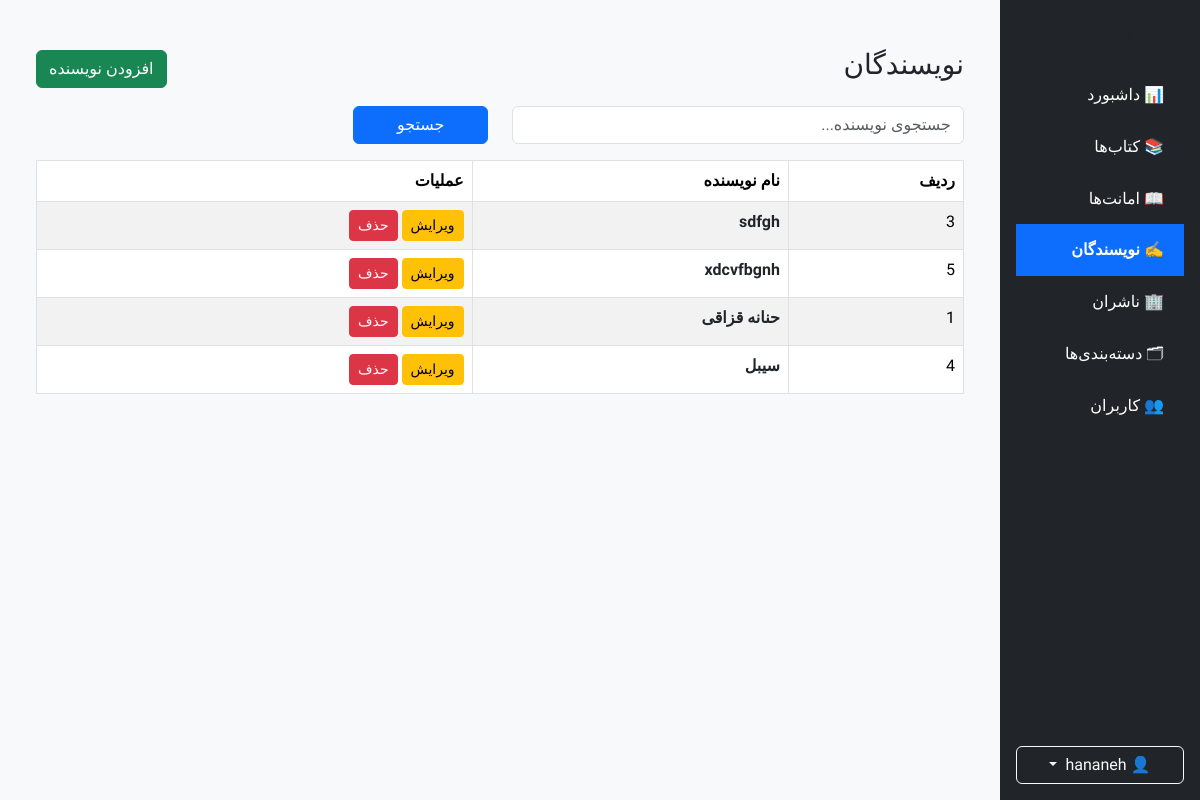
The page /authors/ (signed in) on the database as committed earlier.
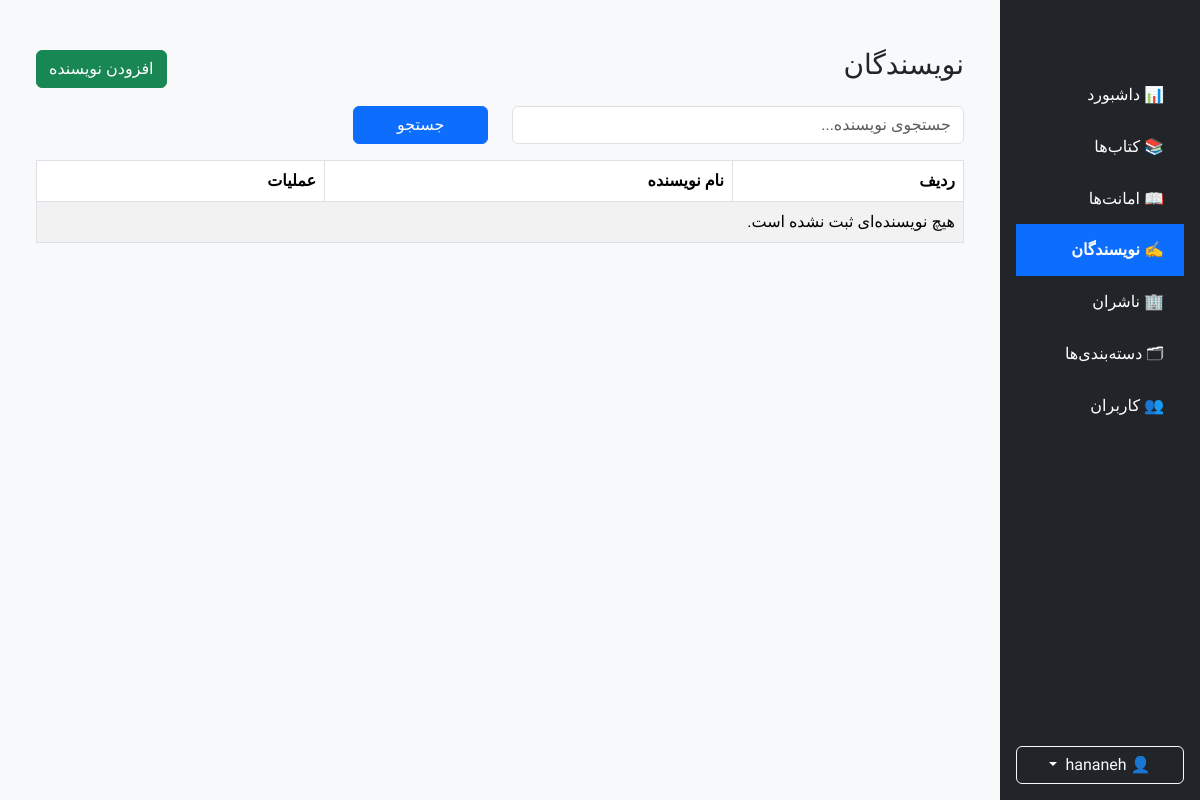
The same page on the database as committed later.
### books/models.py (models this page shows, shortened)
class Author(BaseModel):
    full_name = models.CharField(
        max_length=150,
        unique=True,
        verbose_name="نام نویسنده"
    )
    class Meta:
        verbose_name = "نویسنده"
        verbose_name_plural = "نویسندگان"
        ordering = ["full_name"]

### books/views.py (the view)
# urls.py: path("authors/",views.AuthorListView.as_view(),name="author-list",),
class AuthorListView(LoginRequiredMixin,ListView):
    model = Author
    template_name = "books/author/author_list.html"
    context_object_name = "authors"
    paginate_by = 10
    def get_queryset(self):
        queryset = Author.objects.all()
        search = self.request.GET.get("search")
        if search:
            queryset = queryset.filter( Q(full_name__icontains=search) )
        return queryset
    def get_context_data(self, **kwargs):
            context = super().get_context_data(**kwargs)
            context["sidebar"] = "author"
            return context

### books/templates/books/author/author_list.html
{% extends "shared/_admin_layout.html" %}
{% block sidebar %}
    {% include "shared/_admin_sidebar.html" %}
{% endblock %}
{% block content %}
<div class="container mt-4">
    <div class="d-flex justify-content-between align-items-center mb-3">
        <h3>نویسندگان</h3>
        <a href="{% url 'author-create' %}" class="btn btn-success">
            افزودن نویسنده
        </a>
    </div>
    <form method="get" class="mb-3">
        <div class="row">
            <div class="col-md-6">
                <input
                    type="text"
                    name="search"
                    class="form-control"
                    placeholder="جستجوی نویسنده..."
                    value="{{ request.GET.search }}"
                >
            </div>
            <div class="col-md-2">
                <button class="btn btn-primary w-100">
                    جستجو
                </button>
            </div>
        </div>
    </form>
    <table class="table table-bordered table-striped">
        <thead>
        <tr>
            <th>ردیف</th>
            <th>نام نویسنده</th>
            <th>عملیات</th>
        </tr>
        </thead>
        <tbody>
        {% for author in authors %}
            <tr>
                <td>{{ author.id }}</td>
                <td><a href="{% url 'author-detail' author.pk %}" class="text-dark fw-semibold text-decoration-none">{{ author.full_name }}</a></td>
                <td>
                    <a href="{% url 'author-update' author.id %}"
                       class="btn btn-warning btn-sm">
                        ویرایش
                    </a>
                    <a href="{% url 'author-delete' author.id %}"
                       class="btn btn-danger btn-sm">
                        حذف
                    </a>
                </td>
            </tr>
        {% empty %}
            <tr>
                <td colspan="3">
                    هیچ نویسنده‌ای ثبت نشده است.
                </td>
            </tr>
        {% endfor %}
        </tbody>
    </table>
</div>
{% endblock %}

Rows that differ between the two databases and show on the page:
removed Author: id "3", full_name "sdfgh"
removed Author: id "5", full_name "xdcvfbgnh"
removed Author: id "1", full_name "حنانه قزاقی"
removed Author: id "4", full_name "سیبل"
Other text that changed with them:
text now shown: "هیچ نویسنده‌ای ثبت نشده است."
